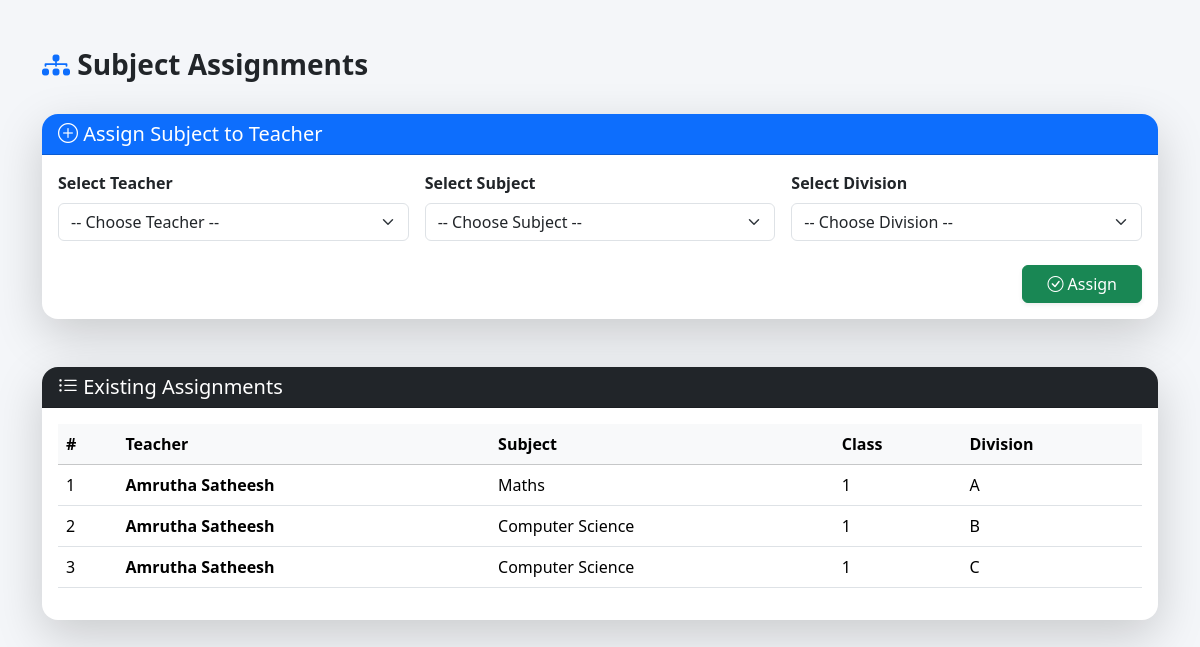
The page /subject-assignments/ on the database as committed earlier.
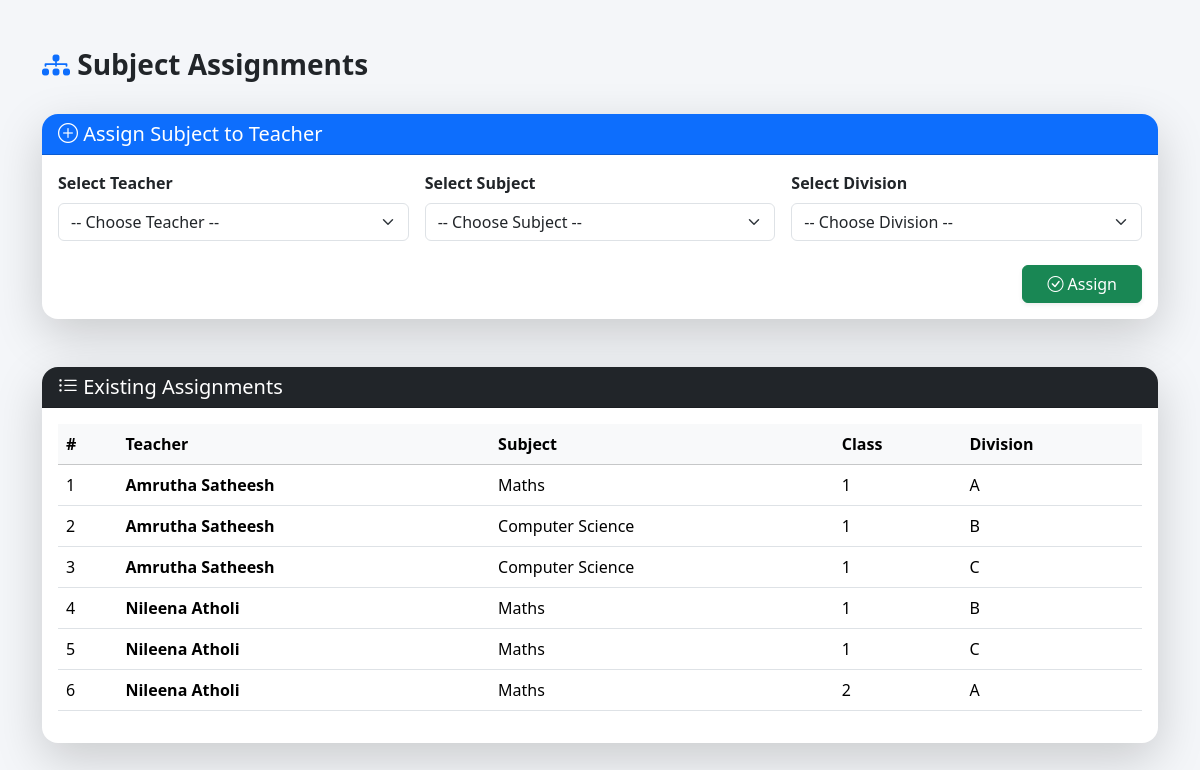
The same page on the database as committed later.
### SchoolAdmin/models.py (models this page shows, shortened)
class TeacherAssignment(models.Model):
    teacher = models.ForeignKey(
        Teacher,
        on_delete=models.CASCADE
    )
    subject = models.ForeignKey(
        Subject,
        on_delete=models.CASCADE
    )
    division = models.ForeignKey(
        Division,
        on_delete=models.CASCADE
    )
    class Meta:
        unique_together = ('teacher', 'subject', 'division')

class Teacher(models.Model):
    user = models.OneToOneField(
        settings.AUTH_USER_MODEL,
        on_delete=models.CASCADE,
        related_name="teacher_profile"
    )
    name = models.CharField(max_length=100)
    address = models.TextField()
    contact_number = models.CharField(max_length=15)
    qualification = models.CharField(max_length=100)
    subject = models.CharField(max_length=100)
    def __str__(self):
        return self.name

class Subject(models.Model):
    name = models.CharField(max_length=100)
    code = models.CharField(max_length=20, unique=True)
    school_class = models.ForeignKey(
        'SchoolClass',
        on_delete=models.CASCADE,
        related_name='subjects'
    )
    is_practical = models.BooleanField(default=False)
    class Meta:
        unique_together = ('name', 'school_class')

class Division(models.Model):
    school_class = models.ForeignKey(
        SchoolClass,
        on_delete=models.CASCADE,
        related_name="divisions"
    )
    name = models.CharField(max_length=10)
    class Meta:
        unique_together = ('school_class', 'name')

class SchoolClass(models.Model):
    name = models.CharField(max_length=100, unique=True)
    def __str__(self):
        return self.name

### SchoolAdmin/views.py (the view, shortened to what this page needs)
# urls.py: path('subject-assignments/', views.subject_assignments, name='subject_assignments'),
def subject_assignments(request):
    teachers = Teacher.objects.all()
    subjects = Subject.objects.select_related("school_class").all()
    divisions = Division.objects.select_related("school_class").all()
    assignments = TeacherAssignment.objects.select_related(
        "teacher", "subject", "division", "division__school_class"
    ).all()
    context = {
        "teachers": teachers,
        "subjects": subjects,
        "divisions": divisions,
        "assignments": assignments,
    }
    return render(request, "subject_assignments.html", context)

### templates/subject_assignments.html (shortened to what this page needs)
<!DOCTYPE html>
<html>
<head>
    <link href="https://cdn.jsdelivr.net/npm/bootstrap@5.3.2/dist/css/bootstrap.min.css" rel="stylesheet">
    <link href="https://cdn.jsdelivr.net/npm/bootstrap-icons/font/bootstrap-icons.css" rel="stylesheet">
</head>
<body style="background-color:#f4f6f9;">
<div class="container py-5">
    <div class="d-flex justify-content-between align-items-center mb-4">
        <h3 class="fw-bold text-dark">
            <i class="bi bi-diagram-3-fill text-primary"></i>
            Subject Assignments
        </h3>
    </div>
    <div class="card shadow-lg border-0 rounded-4 mb-5">
        <div class="card-header bg-primary text-white rounded-top-4">
            <h5 class="mb-0">
                <i class="bi bi-plus-circle"></i> Assign Subject to Teacher
            </h5>
        </div>
        <div class="card-body">
            <form method="POST">
                <div class="row g-3">
                    <div class="col-md-4">
                        <label class="form-label fw-semibold">Select Teacher</label>
                        <select name="teacher" class="form-select" required>
                            <option value="">-- Choose Teacher --</option>
                        </select>
                    </div>
                    <div class="col-md-4">
                        <label class="form-label fw-semibold">Select Subject</label>
                        <select name="subject" class="form-select" required>
                            <option value="">-- Choose Subject --</option>
                        </select>
                    </div>
                    <div class="col-md-4">
                        <label class="form-label fw-semibold">Select Division</label>
                        <select name="division" class="form-select" required>
                            <option value="">-- Choose Division --</option>
                        </select>
                    </div>
                </div>
                <div class="text-end mt-4">
                    <button type="submit" class="btn btn-success px-4 shadow-sm">
                        <i class="bi bi-check-circle"></i> Assign
                    </button>
                </div>
            </form>
        </div>
    </div>
    <div class="card shadow-lg border-0 rounded-4">
        <div class="card-header bg-dark text-white rounded-top-4">
            <h5 class="mb-0">
                <i class="bi bi-list-ul"></i> Existing Assignments
            </h5>
        </div>
        <div class="card-body">
            <div class="table-responsive">
                <table class="table table-hover align-middle">
                    <thead class="table-light">
                        <tr>
                            <th>#</th>
                            <th>Teacher</th>
                            <th>Subject</th>
                            <th>Class</th>
                            <th>Division</th>
                        </tr>
                    </thead>
                    <tbody>
                        {% for assignment in assignments %}
                        <tr>
                            <td>{{ forloop.counter }}</td>
                            <td class="fw-semibold">
                                {{ assignment.teacher }}
                            </td>
                            <td>
                                {{ assignment.subject.name }}
                            </td>
                            <td>
                                {{ assignment.division.school_class }}
                            </td>
                            <td>
                                {{ assignment.division.name }}
                            </td>
                        </tr>
                        {% empty %}
                        <tr>
                            <td colspan="5" class="text-center text-muted">
                                No assignments yet.
                            </td>
                        </tr>
                        {% endfor %}
                    </tbody>
                </table>
            </div>
        </div>
    </div>
</div>
</body>
</html>

Rows that differ between the two databases and show on the page:
added TeacherAssignment: teacher "Nileena Atholi", subject.name "Maths", division.school_class "1", division.name "B"
added TeacherAssignment: teacher "Nileena Atholi", subject.name "Maths", division.school_class "1", division.name "C"
added TeacherAssignment: teacher "Nileena Atholi", subject.name "Maths", division.school_class "2", division.name "A"
